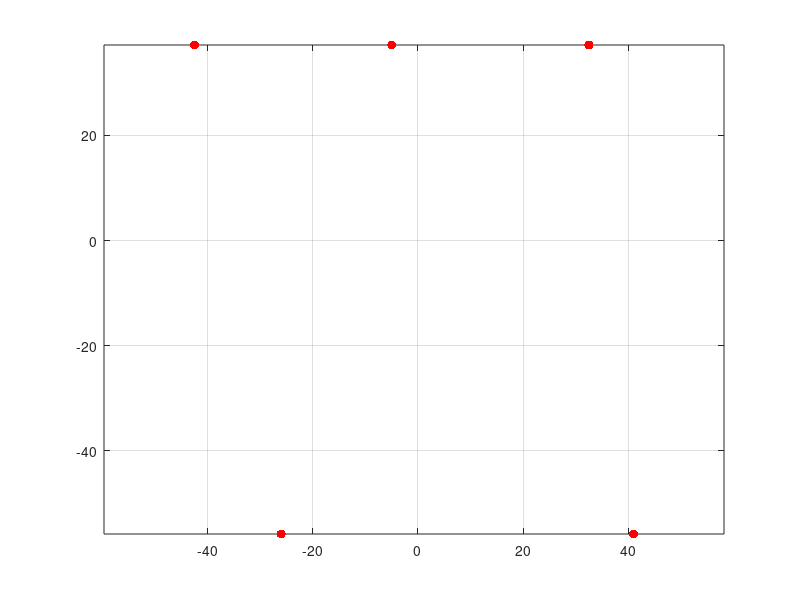

The MATLAB script that drew this image:
% restart
close all; clear; clc;

% define some points
marker_nom_locs = [16.5 16.5 0; -21 16.5 0; -58.5 16.5 0; 25 -76.5 0; -42 -76.5 0];

% compute minimum PE
centroid = mean(marker_nom_locs);
rel_locs = marker_nom_locs - centroid

plot(rel_locs(:,1),rel_locs(:,2),'r.','MarkerSize',20); grid on; hold on; axis equal;